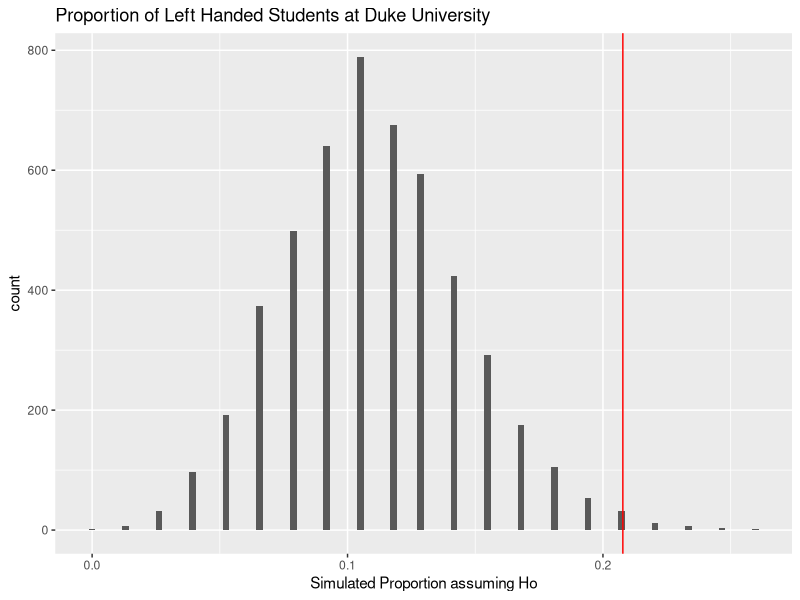

Here is the R script that generated this plot:
## ---- chunk 1
library(tidyverse)
hand <- read_csv("data/handedness.csv")
## ---- chunk 2

hand %>%
  count(handedness) %>%
  mutate(prop = n / sum(n))

## ---- chunk 3
round(16/77, 2)
## ---- chunk 4

set.seed(42)
number_sims <- 5000
outcomes <- c("left", "right")

simulated_props <- numeric(number_sims)

for (i in 1:number_sims) {
  sim <- sample(outcomes, 77, prob = c(.11, .89), replace = TRUE)
  simulated_props[i] <- sum(sim == "left") / length(sim)
}

## ---- chunk 5

simulated_props_data <- tibble(props = simulated_props)

ggplot(simulated_props_data, 
    aes(x = props)) + 
  geom_histogram(bins = 100) + 
  geom_vline(xintercept = (16 / 77), color = "red") +
  labs(x = "Simulated Proportion assuming Ho",
       title = "Proportion of Left Handed Students at Duke University")
## ---- chunk 6
simulated_props_data %>%
  filter(props >= (16/77)) %>%
  summarize(p_value = n() / nrow(simulated_props_data))

#More elegant but not in line with 'tidyverse' syntax
#simulated_props_data %>%
#  summarize(p_value = mean(props >= (16/77)))
## ---- chunk 7
hand %>%
  mutate(hand_new = ifelse(handedness == "left", "left-handed", "right-handed"))

